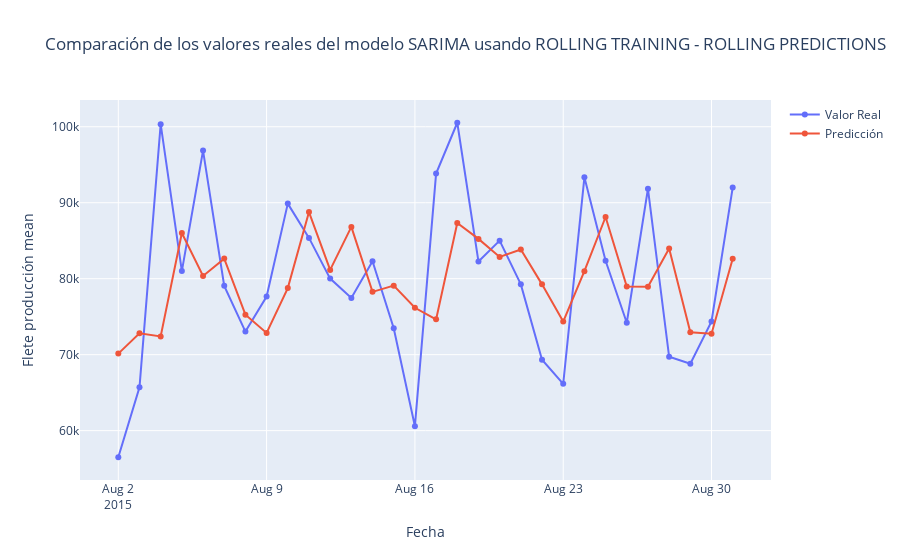

The notebook cell this image was saved under:
### Code cell
plot_arima(
    test_df,
    values__sarima_rolling,
    predictions__sarima_rolling,
    title="Comparación de los valores reales del modelo SARIMA usando ROLLING TRAINING - ROLLING PREDICTIONS",
)

### Figure 1 — Plotly figure (JSON) as saved in the notebook; plotly's stock layout.template omitted (floating-point values rounded to 4 significant figures)
{"data": [{"hovertemplate": "Series=Valor Real<br>Fecha=%{x}<br>Flete producción mean=%{y}<extra></extra>", "legendgroup": "Valor Real", "line": {"color": "#636efa", "dash": "solid"}, "marker": {"symbol": "circle"}, "mode": "lines+markers", "name": "Valor Real", "orientation": "v", "showlegend": true, "type": "scatter", "x": ["2015-08-02T00:00:00", "2015-08-03T00:00:00", "2015-08-04T00:00:00", "2015-08-05T00:00:00", "2015-08-06T00:00:00", "2015-08-07T00:00:00", "2015-08-08T00:00:00", "2015-08-09T00:00:00", "2015-08-10T00:00:00", "2015-08-11T00:00:00", "2015-08-12T00:00:00", "2015-08-13T00:00:00", "2015-08-14T00:00:00", "2015-08-15T00:00:00", "2015-08-16T00:00:00", "2015-08-17T00:00:00", "2015-08-18T00:00:00", "2015-08-19T00:00:00", "2015-08-20T00:00:00", "2015-08-21T00:00:00", "2015-08-22T00:00:00", "2015-08-23T00:00:00", "2015-08-24T00:00:00", "2015-08-25T00:00:00", "2015-08-26T00:00:00", "2015-08-27T00:00:00", "2015-08-28T00:00:00", "2015-08-29T00:00:00", "2015-08-30T00:00:00", "2015-08-31T00:00:00"], "xaxis": "x", "y": [56499, 65712, 100339, 80999, 96870, 79060, 73044, 77648, 89887, 85371, 80016, 77471, 82299, 73489, 60586, 93839, 100529, 82260, 85008, 79257, 69344, 66164, 93346, 82358, 74204, 91839, 69723, 68812, 74384, 91991], "yaxis": "y"}, {"hovertemplate": "Series=Predicción<br>Fecha=%{x}<br>Flete producción mean=%{y}<extra></extra>", "legendgroup": "Predicción", "line": {"color": "#EF553B", "dash": "solid"}, "marker": {"symbol": "circle"}, "mode": "lines+markers", "name": "Predicción", "orientation": "v", "showlegend": true, "type": "scatter", "x": ["2015-08-02T00:00:00", "2015-08-03T00:00:00", "2015-08-04T00:00:00", "2015-08-05T00:00:00", "2015-08-06T00:00:00", "2015-08-07T00:00:00", "2015-08-08T00:00:00", "2015-08-09T00:00:00", "2015-08-10T00:00:00", "2015-08-11T00:00:00", "2015-08-12T00:00:00", "2015-08-13T00:00:00", "2015-08-14T00:00:00", "2015-08-15T00:00:00", "2015-08-16T00:00:00", "2015-08-17T00:00:00", "2015-08-18T00:00:00", "2015-08-19T00:00:00", "2015-08-20T00:00:00", "2015-08-21T00:00:00", "2015-08-22T00:00:00", "2015-08-23T00:00:00", "2015-08-24T00:00:00", "2015-08-25T00:00:00", "2015-08-26T00:00:00", "2015-08-27T00:00:00", "2015-08-28T00:00:00", "2015-08-29T00:00:00", "2015-08-30T00:00:00", "2015-08-31T00:00:00"], "xaxis": "x", "y": [70140.0, 72820.0, 72410.0, 86020.0, 80370.0, 82640.0, 75260.0, 72860.0, 78760.0, 88770.0, 81160.0, 86820.0, 78270.0, 79090.0, 76180.0, 74650.0, 87340.0, 85240.0, 82870.0, 83840.0, 79260.0, 74350.0, 81000.0, 88120.0, 78970.0, 78950.0, 83990.0, 72940.0, 72750.0, 82620.0], "yaxis": "y"}], "layout": {"legend": {"title": {"text": ""}, "tracegroupgap": 0}, "title": {"text": "Comparación de los valores reales del modelo SARIMA usando ROLLING TRAINING - ROLLING PREDICTIONS"}, "xaxis": {"anchor": "y", "domain": [0, 1], "title": {"text": "Fecha"}}, "yaxis": {"anchor": "x", "domain": [0, 1], "title": {"text": "Flete producción mean"}}}}
